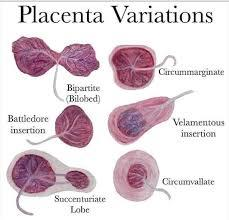
#> input picture extracted/assets/extracted_images/01_physiology_of_reproduction/placenta_variations.jpg, 229 x 220 px
$ python classify_visuals.py ../extracted/assets/extracted_images/01_physiology_of_reproduction
#> lines starting #> are read from the running program, lines starting #| are printed output that depends on the picture; after the words box and inside, x2 and y2 are one past the last pixel; in counts of white or black regions, pixels touching at a corner belong together
#!/usr/bin/env python3
"""
classify_visuals.py — Classify slide images into:
  • completely_text    (text only, no diagrams/figures)
  • completely_visual  (diagram/image only, no meaningful text)
  • hybrid             (text + diagram/image)

Usage:
  python3 classify_visuals.py <png-dir> [--output report.md] [--threshold 0.05]

Output: JSON report + optional markdown summary.
"""

import argparse, json, os, sys, subprocess, tempfile, re
from pathlib import Path
from collections import Counter

# --- venv bootstrap ---
VENV = "/tmp/classify_venv"
if os.path.isdir(VENV):
    py = os.path.join(VENV, "bin", "python3")
    if os.path.isfile(py) and sys.executable != py:
        os.execv(py, [py] + sys.argv)

import cv2
import numpy as np
from PIL import Image
import pytesseract

# ============================================================
#  IMAGE CLASSIFIER
# ============================================================

def estimate_text_ratio(img_array):
    """Return fraction of pixels that belong to text regions."""
    gray = cv2.cvtColor(img_array, cv2.COLOR_BGR2GRAY)
    # Adaptive threshold to isolate ink/pixels
    thresh = cv2.adaptiveThreshold(gray, 255, cv2.ADAPTIVE_THRESH_GAUSSIAN_C,
                                   cv2.THRESH_BINARY_INV, 31, 10)
    # Morphology to connect nearby text chars into blocks
    kernel = np.ones((3, 3), np.uint8)
    dilated = cv2.dilate(thresh, kernel, iterations=1)
    text_pixels = np.count_nonzero(dilated)
    total_pixels = dilated.size
    return text_pixels / total_pixels if total_pixels else 0.0


def detect_visual_elements(img_array):
    """Detect non-text graphical elements (lines, contours, shapes).
    Returns: (has_lines: bool, contour_count: int, visual_ratio: float)
    """
    gray = cv2.cvtColor(img_array, cv2.COLOR_BGR2GRAY)
    edges = cv2.Canny(gray, 50, 150)
    # Lines (Hough)
    lines = cv2.HoughLinesP(edges, 1, np.pi/180, threshold=80,
                            minLineLength=40, maxLineGap=10)
    has_lines = lines is not None and len(lines) > 5

    # Contours
    thresh = cv2.adaptiveThreshold(gray, 255, cv2.ADAPTIVE_THRESH_GAUSSIAN_C,
                                   cv2.THRESH_BINARY_INV, 31, 10)
    contours, _ = cv2.findContours(thresh, cv2.RETR_EXTERNAL,
                                   cv2.CHAIN_APPROX_SIMPLE)
    # Filter small noise contours
    min_area = img_array.shape[0] * img_array.shape[1] * 0.005
    large = [c for c in contours if cv2.contourArea(c) > min_area]
    contour_count = len(large)

    # Edge density
    edge_pixels = np.count_nonzero(edges)
    visual_ratio = edge_pixels / edges.size if edges.size else 0.0
    return has_lines, contour_count, visual_ratio


def has_image_region(img_array):
    """Detect if image contains embedded picture/illustration
    by looking for high-color-variance rectangular regions."""
    h, w = img_array.shape[:2]
    # Check corners (slides usually have text margins)
    # Look for blocks with high color variance (photos/diagrams)
    lab = cv2.cvtColor(img_array, cv2.COLOR_BGR2LAB)
    l_channel = lab[:, :, 0]
    # Divide into grid blocks
    block_h, block_w = h // 8, w // 8
    high_var_blocks = 0
    for r in range(8):
        for c in range(8):
            y1, y2 = r*block_h, (r+1)*block_h
            x1, x2 = c*block_w, (c+1)*block_w
            block = l_channel[y1:y2, x1:x2]
            var = np.var(block)
            if var > 800:  # high variance = likely image content
                high_var_blocks += 1
    return high_var_blocks > 12  # more than ~19% high-var blocks


def has_meaningful_text(img_path):
    """Use tesseract to check if image has meaningful text."""
    try:
        text = pytesseract.image_to_string(
            Image.open(img_path), lang='eng',
            config='--psm 6 --oem 3'
        )
        # Count alphanumeric words (ignore short garbage)
        words = [w for w in text.split() if len(w) > 2 and
                 any(c.isalpha() for c in w)]
        return len(words) >= 3, text.strip()
    except Exception:
        return False, ""


def classify_image(img_path, text_threshold=0.05):
    """Classify a single image into one of three categories."""
    img = cv2.imread(str(img_path))
    if img is None:
        return {"file": Path(img_path).name, "class": "error",
                "reason": "cannot read", "text_ratio": 0.0,
                "text_content": ""}

    text_ratio = estimate_text_ratio(img)
    has_lines, contour_count, visual_ratio = detect_visual_elements(img)
    has_img_region = has_image_region(img)
    has_text, text_content = has_meaningful_text(img_path)

    # --- Classification logic ---
    has_visual = (
        has_lines or
        contour_count > 8 or
        visual_ratio > 0.08 or
        has_img_region
    )

    if has_text and has_visual:
        cls = "hybrid"
        reason_parts = []
        if has_text:
            reason_parts.append("text detected")
        if has_lines:
            reason_parts.append(f"lines({contour_count})")
        if contour_count > 8:
            reason_parts.append(f"contours({contour_count})")
        if visual_ratio > 0.08:
            reason_parts.append(f"edges({visual_ratio:.2%})")
        if has_img_region:
            reason_parts.append("image-region")
        reason = " + ".join(reason_parts)

    elif has_text and not has_visual:
        cls = "completely_text"
        reason = f"text-only ({len(text_content.split())} words)"

    elif has_visual and not has_text:
        cls = "completely_visual"
        reason_parts = ["no-text"]
        if has_lines:
            reason_parts.append("lines")
        if contour_count > 8:
            reason_parts.append(f"contours({contour_count})")
        if has_img_region:
            reason_parts.append("image")
        reason = ", ".join(reason_parts)

    else:
        cls = "completely_text"
        reason = "minimal content (blank?"

    return {
        "file": Path(img_path).name,
        "class": cls,
        "reason": reason,
        "text_ratio": round(text_ratio, 4),
        "contour_count": contour_count,
        "visual_ratio": round(visual_ratio, 4),
        "has_visual_elements": has_visual,
        "text_preview": text_content[:150] if text_content else ""
    }


def generate_markdown(results, image_dir):
    """Generate a human-readable markdown report."""
    lines = []
    counts = Counter(r["class"] for r in results)

    lines.append("# Slide Visual Classification Report\n")
    lines.append(f"**Source:** `{image_dir}`")
    lines.append(f"**Total slides:** {len(results)}\n")
    lines.append("## Summary\n")
    lines.append(f"| Category | Count | % |")
    lines.append(f"|----------|-------|---|")
    for cat in ["completely_text", "completely_visual", "hybrid"]:
        n = counts.get(cat, 0)
        pct = n / len(results) * 100 if results else 0
        lines.append(f"| **{cat}** | {n} | {pct:.0f}% |")
    lines.append("")

    for cat in ["completely_text", "hybrid", "completely_visual"]:
        items = [r for r in results if r["class"] == cat]
        if not items:
            continue
        emoji = {"completely_text": "📄", "completely_visual": "🖼️",
                 "hybrid": "📊"}
        lines.append(f"## {emoji.get(cat, '❓')} {cat} ({len(items)})\n")
        for r in items:
            lines.append(f"- **{r['file']}** — {r['reason']}")
            if r.get("text_preview") and len(r["text_preview"]) > 5:
                lines.append(f"  > {r['text_preview'][:120]}")
        lines.append("")
    return "\n".join(lines)


def main():
    parser = argparse.ArgumentParser(
        description="Classify slide images into text/visual/hybrid")
    parser.add_argument("image_dir",
                        help="Directory containing PNG/JPG images")
    parser.add_argument("--output", "-o",
                        help="Output markdown report path")
    parser.add_argument("--json", "-j",
                        help="Output JSON report path")
    parser.add_argument("--threshold", type=float, default=0.05,
                        help="Text ratio threshold (default: 0.05)")
    args = parser.parse_args()

    img_dir = Path(args.image_dir)
    if not img_dir.is_dir():
        print(f"❌ Directory not found: {args.image_dir}", file=sys.stderr)
        sys.exit(1)

    # Find images sorted
    images = sorted(img_dir.glob("*.png")) + sorted(img_dir.glob("*.jpg"))
    if not images:
        print(f"❌ No PNG/JPG images found in {args.image_dir}",
              file=sys.stderr)
        sys.exit(1)

    print(f"🔍 Processing {len(images)} images in {args.image_dir}...\n")
    results = []
    for i, img_path in enumerate(images, 1):
        result = classify_image(img_path, args.threshold)
#> in classify_image, img is the input picture: shape (220, 229, 3); mean B, G, R 217.2, 211.8, 223.9
#> in estimate_text_ratio, `gray = cv2.cvtColor(img_array, cv2.COLOR_BGR2GRAY)`:
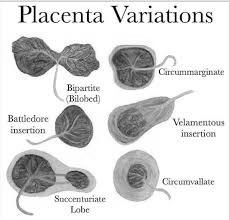
#> gray: shape (220, 229); min 0, max 255, mean 216
#> in estimate_text_ratio, `thresh = cv2.adaptiveThreshold(gray, 255, cv2.ADAPTIVE_THRESH_GAUSSIAN..`:
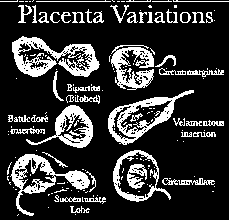
#> thresh: shape (220, 229); 20.3% white; 165 white regions (112 under 20 px), largest, box (x1, y1, x2, y2) and area: (12, 36, 100, 77) 1602, (10, 154, 90, 216) 1299, (108, 90, 194, 145) 1262
#> in estimate_text_ratio, `dilated = cv2.dilate(thresh, kernel, iterations=1)`:
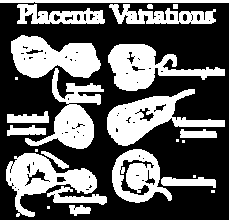
#> dilated: shape (220, 229); 38.3% white; 25 white regions (7 under 20 px), largest, box (x1, y1, x2, y2) and area: (107, 89, 225, 146) 2614, (11, 35, 101, 78) 2604, (108, 44, 225, 91) 2458
#> in estimate_text_ratio, `text_pixels = np.count_nonzero(dilated)`: text_pixels = 19286
#> in classify_image, `text_ratio = estimate_text_ratio(img)`: text_ratio = 0.383
#> in detect_visual_elements, `edges = cv2.Canny(gray, 50, 150)`:
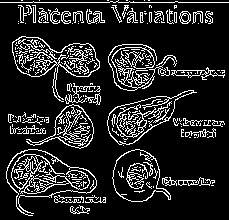
#> edges: shape (220, 229); 14.6% white in thin lines or dots
#> in detect_visual_elements, `lines = cv2.HoughLinesP(edges, 1, np.pi/180, threshold=80, minLineLeng..`: lines = 14 rows, first 6: [0, 2, 228, 2], [17, 207, 62, 162], [19, 70, 95, 70], [56, 137, 97, 96], [20, 13, 101, 13], [58, 138, 100, 96]
#> in detect_visual_elements, `has_lines = lines is not None and len(lines) > 5`: has_lines = True
#> in detect_visual_elements, `contours, _ = cv2.findContours(thresh, cv2.RETR_EXTERNAL, cv2.CHAIN_AP..`: contours = 132 contours, 92 with area under 20; largest, box (x1, y1, x2, y2) and area: (108, 90, 194, 145) 1971, (113, 150, 171, 202) 1842, (10, 154, 90, 216) 1658, (12, 36, 100, 77) 1600, (26, 105, 93, 148) 1218
#> in detect_visual_elements, `large = [c for c in contours if cv2.contourArea(c) > min_area]`: large = 6 contours; box (x1, y1, x2, y2) and area: (108, 90, 194, 145) 1971, (113, 150, 171, 202) 1842, (10, 154, 90, 216) 1658, (12, 36, 100, 77) 1600, (26, 105, 93, 148) 1218, (111, 45, 154, 90) 904
#> in detect_visual_elements, `contour_count = len(large)`: contour_count = 6
#> in detect_visual_elements, `edge_pixels = np.count_nonzero(edges)`: edge_pixels = 7344
#> in detect_visual_elements, `visual_ratio = edge_pixels / edges.size if edges.size else 0.0`: visual_ratio = 0.146
#> in classify_image, `has_lines, contour_count, visual_ratio = detect_visual_elements(img)`: has_lines = True; contour_count = 6; visual_ratio = 0.146
#> in has_image_region, `lab = cv2.cvtColor(img_array, cv2.COLOR_BGR2LAB)`: lab: shape (220, 229, 3); mean of channels 0, 1, 2 218, 133.7, 127
#> after the loop in has_image_region, `for r in range(8):`: high_var_blocks = 50
#> in classify_image, `has_img_region = has_image_region(img)`: has_img_region = True
        results.append(result)
        icon = {"completely_text": "📄", "completely_visual": "🖼️",
                "hybrid": "📊", "error": "❌"}
        print(f"  {i:3d}/{len(images)} {icon.get(result['class'], '❓')} "
              f"{result['file']:45s} → {result['class']}")

    # Summary
    counts = Counter(r["class"] for r in results)
    print(f"\n{'='*50}")
    print(f"  📄 completely_text : {counts.get('completely_text', 0)}")
    print(f"  🖼️ completely_visual: {counts.get('completely_visual', 0)}")
    print(f"  📊 hybrid          : {counts.get('hybrid', 0)}")
    print(f"{'='*50}")

    # Save reports
    if args.json:
        with open(args.json, "w") as f:
            json.dump(results, f, indent=2, ensure_ascii=False)
        print(f"\n✅ JSON report saved to: {args.json}")

    if args.output:
        md = generate_markdown(results, args.image_dir)
        Path(args.output).write_text(md)
        print(f"✅ Markdown report saved to: {args.output}")
        print(md)
    else:
        # Print inline
        print(generate_markdown(results, args.image_dir))


if __name__ == "__main__":
    main()
#> (the call stopped at in has_meaningful_text, `text = pytesseract.image_to_string( Image.open(img_path), lang='eng', ..`: pytesseract is not available in this run)
